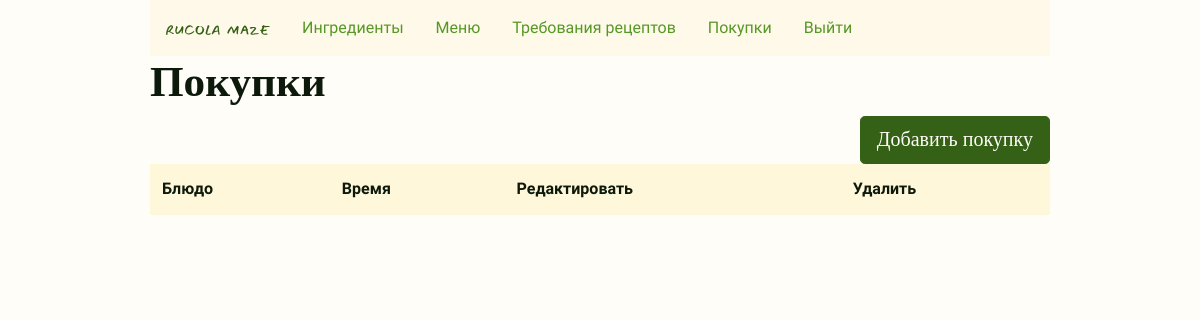
The app's page /purchases (signed in), older data.
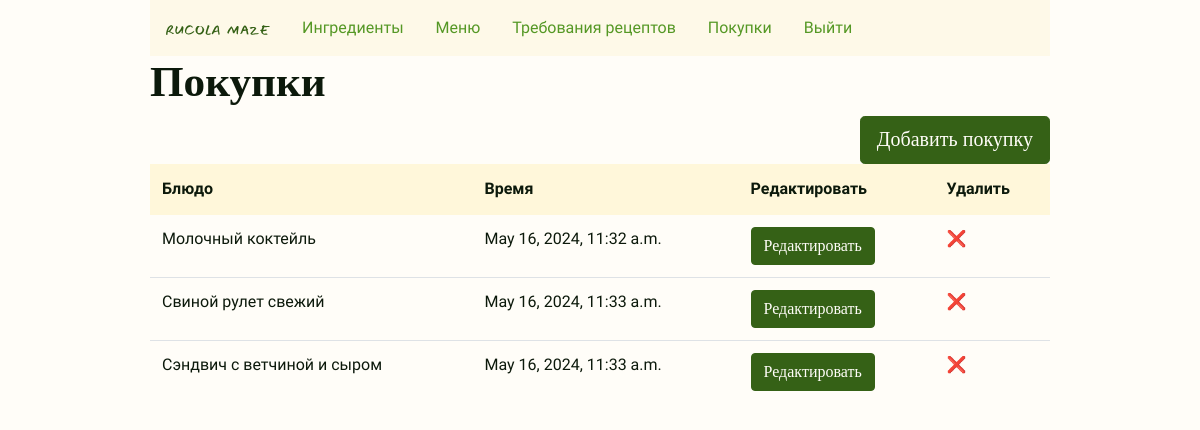
The same page, newer data.
### inventory/models.py (models this page shows, shortened)
class Purchase(models.Model):
    menu_item = models.ForeignKey(MenuItem, on_delete=models.CASCADE)
    time = models.DateTimeField(auto_now=True)

class MenuItem(models.Model):
    title = models.CharField("Название", max_length=128, unique=True)
    price = models.DecimalField("Цена", max_digits=5, decimal_places=2, default=0.00)
    def __str__(self):
        return self.title

### inventory/views.py (the view)
class Purchases(LoginRequiredMixin, ListView):
    model = Purchase
    template_name = "inventory/purchases.html"

### inventory/templates/inventory/purchases.html (shortened to what this page needs)
{% extends 'inventory/layout.html' %}
{% block body %}
<div class="h1">
    <h1>Покупки</h1>
</div>
<div><a class="btn btn-primary btn-lg right" href="{% url 'purchase_new' %}" role="button">Добавить покупку</a>
</div>
<table class="table">
    <thead class="thead-light">
        <tr>
            <th>Блюдо</th>
            <th>Время</th>
            <th>Редактировать</th>
            <th>Удалить</th>
        </tr>
    </thead>
    {% for purchase in object_list %}
    <tr>
        <td>{{ purchase.menu_item }}</td>
        <td>{{ purchase.time }}</td>
        <td><a href="{% url 'purchase_edit' purchase.id %}"><button class="btn btn-primary">Редактировать</button></a>
        </td>
        <td><a href="{% url 'purchase_delete' purchase.id %}">❌</td>
    </tr>
    {% endfor %}
</table>
{% endblock %}

Row changes from the older to the newer data that the page shows:
added Purchase: menu_item "Молочный коктейль", time "May 16, 2024, 11:32 a.m."
added Purchase: menu_item "Свиной рулет свежий", time "May 16, 2024, 11:33 a.m."
added Purchase: menu_item "Сэндвич с ветчиной и сыром", time "May 16, 2024, 11:33 a.m."
